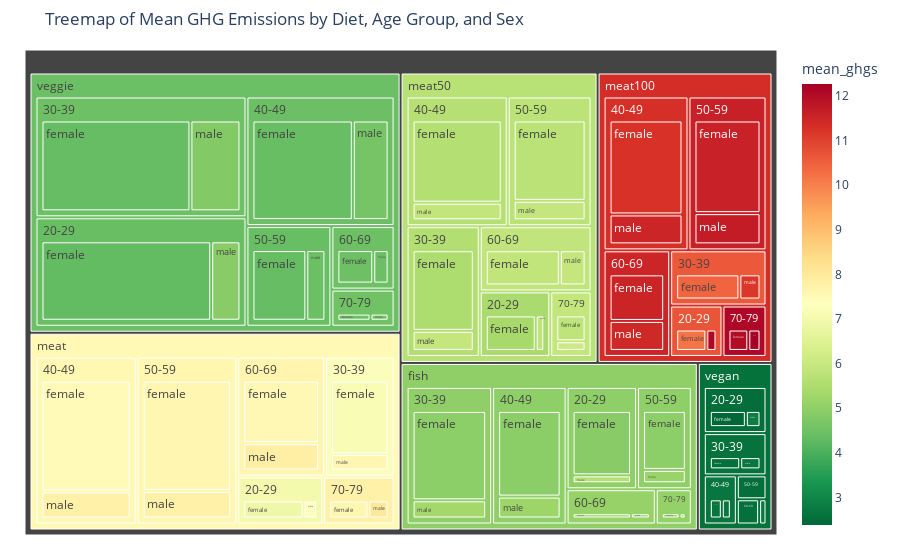

Notebook code for this chart:
### Code cell
# group by diet, age, sex
agg_df = df.groupby(["diet_group", "age_group", "sex"]).agg({
    "mean_ghgs": "mean",
    "mean_land": "mean",
    "n_participants": "mean"
}).reset_index()

agg_df["path"] = agg_df.apply(lambda x: [x["diet_group"], x["age_group"], x["sex"]], axis=1)

# create treemap: color -> GHG emission; size -> size of sample population
fig = px.treemap(
    agg_df,
    path=["diet_group", "age_group", "sex"],
    values="n_participants",
    color="mean_ghgs",
    color_continuous_scale="RdYlGn_r",
    title="Treemap of Mean GHG Emissions by Diet, Age Group, and Sex",
    hover_data={"mean_ghgs": True, "mean_land": True, "n_participants": True}
)

fig.update_layout(margin=dict(t=50, l=25, r=25, b=25))
fig.show()

### Figure 1 — Plotly figure (JSON) as saved in the notebook; plotly's stock layout.template omitted (floating-point values rounded to 4 significant figures; data arrays with more than 128 entries replaced by an {"elided": "..."} marker saying what was removed)
{"data": [{"branchvalues": "total", "customdata": {"elided": "114x3 mixed values"}, "domain": {"x": [0, 1], "y": [0, 1]}, "hovertemplate": "labels=%{label}<br>n_participants=%{customdata[2]}<br>parent=%{parent}<br>id=%{id}<br>mean_ghgs=%{color}<br>mean_land=%{customdata[1]}<extra></extra>", "ids": ["fish/20-29/female", "meat/20-29/female", "meat100/20-29/female", "meat50/20-29/female", "vegan/20-29/female", "veggie/20-29/female", "fish/30-39/female", "meat/30-39/female", "meat100/30-39/female", "meat50/30-39/female", "vegan/30-39/female", "veggie/30-39/female", "fish/40-49/female", "meat/40-49/female", "meat100/40-49/female", "meat50/40-49/female", "vegan/40-49/female", "veggie/40-49/female", "fish/50-59/female", "meat/50-59/female", "meat100/50-59/female", "meat50/50-59/female", "vegan/50-59/female", "veggie/50-59/female", "fish/60-69/female", "meat/60-69/female", "meat100/60-69/female", "meat50/60-69/female", "vegan/60-69/female", "veggie/60-69/female", "fish/70-79/female", "meat/70-79/female", "meat100/70-79/female", "meat50/70-79/female", "vegan/70-79/female", "veggie/70-79/female", "fish/20-29/male", "meat/20-29/male", "meat100/20-29/male", "meat50/20-29/male", "vegan/20-29/male", "veggie/20-29/male", "fish/30-39/male", "meat/30-39/male", "meat100/30-39/male", "meat50/30-39/male", "vegan/30-39/male", "veggie/30-39/male", "fish/40-49/male", "meat/40-49/male", "meat100/40-49/male", "meat50/40-49/male", "vegan/40-49/male", "veggie/40-49/male", "fish/50-59/male", "meat/50-59/male", "meat100/50-59/male", "meat50/50-59/male", "vegan/50-59/male", "veggie/50-59/male", "fish/60-69/male", "meat/60-69/male", "meat100/60-69/male", "meat50/60-69/male", "vegan/60-69/male", "veggie/60-69/male", "fish/70-79/male", "meat/70-79/male", "meat100/70-79/male", "meat50/70-79/male", "vegan/70-79/male", "veggie/70-79/male", "fish/20-29", "meat/20-29", "meat100/20-29", "meat50/20-29", "vegan/20-29", "veggie/20-29", "fish/30-39", "meat/30-39", "meat100/30-39", "meat50/30-39", "vegan/30-39", "veggie/30-39", "fish/40-49", "meat/40-49", "meat100/40-49", "meat50/40-49", "vegan/40-49", "veggie/40-49", "fish/50-59", "meat/50-59", "meat100/50-59", "meat50/50-59", "vegan/50-59", "veggie/50-59", "fish/60-69", "meat/60-69", "meat100/60-69", "meat50/60-69", "vegan/60-69", "veggie/60-69", "fish/70-79", "meat/70-79", "meat100/70-79", "meat50/70-79", "vegan/70-79", "veggie/70-79", "fish", "meat", "meat100", "meat50", "vegan", "veggie"], "labels": ["female", "female", "female", "female", "female", "female", "female", "female", "female", "female", "female", "female", "female", "female", "female", "female", "female", "female", "female", "female", "female", "female", "female", "female", "female", "female", "female", "female", "female", "female", "female", "female", "female", "female", "female", "female", "male", "male", "male", "male", "male", "male", "male", "male", "male", "male", "male", "male", "male", "male", "male", "male", "male", "male", "male", "male", "male", "male", "male", "male", "male", "male", "male", "male", "male", "male", "male", "male", "male", "male", "male", "male", "20-29", "20-29", "20-29", "20-29", "20-29", "20-29", "30-39", "30-39", "30-39", "30-39", "30-39", "30-39", "40-49", "40-49", "40-49", "40-49", "40-49", "40-49", "50-59", "50-59", "50-59", "50-59", "50-59", "50-59", "60-69", "60-69", "60-69", "60-69", "60-69", "60-69", "70-79", "70-79", "70-79", "70-79", "70-79", "70-79", "fish", "meat", "meat100", "meat50", "vegan", "veggie"], "marker": {"coloraxis": "coloraxis", "colors": [4.903, 6.913, 10.19, 5.386, 2.383, 4.32, 4.943, 7.136, 10.42, 5.489, 2.54, 4.368, 4.927, 7.484, 11.24, 5.605, 2.658, 4.387, 4.944, 7.586, 11.57, 5.744, 2.52, 4.37, 5.104, 7.541, 11.52, 5.862, 2.634, 4.472, 4.991, 7.611, 11.99, 5.836, 2.84, 4.473, 5.66, 7.387, 12.1, 5.843, 2.843, 4.9, 5.327, 7.595, 11.18, 5.923, 2.698, 4.808, 5.202, 7.782, 11.49, 5.899, 2.694, 4.61, 5.142, 7.753, 11.68, 5.933, 2.525, 4.455, 5.154, 7.836, 11.45, 5.922, 2.427, 4.445, 5.304, 8.024, 12.26, 6.126, 2.588, 4.612, 4.986, 7.001, 10.67, 5.453, 2.516, 4.405, 5.008, 7.22, 10.61, 5.576, 2.604, 4.478, 4.983, 7.543, 11.3, 5.657, 2.673, 4.445, 4.981, 7.619, 11.6, 5.781, 2.522, 4.393, 5.116, 7.631, 11.49, 5.877, 2.553, 4.464, 5.072, 7.751, 12.09, 5.915, 2.731, 4.523, 5.004, 7.51, 11.33, 5.697, 2.58, 4.442]}, "name": "", "parents": ["fish/20-29", "meat/20-29", "meat100/20-29", "meat50/20-29", "vegan/20-29", "veggie/20-29", "fish/30-39", "meat/30-39", "meat100/30-39", "meat50/30-39", "vegan/30-39", "veggie/30-39", "fish/40-49", "meat/40-49", "meat100/40-49", "meat50/40-49", "vegan/40-49", "veggie/40-49", "fish/50-59", "meat/50-59", "meat100/50-59", "meat50/50-59", "vegan/50-59", "veggie/50-59", "fish/60-69", "meat/60-69", "meat100/60-69", "meat50/60-69", "vegan/60-69", "veggie/60-69", "fish/70-79", "meat/70-79", "meat100/70-79", "meat50/70-79", "vegan/70-79", "veggie/70-79", "fish/20-29", "meat/20-29", "meat100/20-29", "meat50/20-29", "vegan/20-29", "veggie/20-29", "fish/30-39", "meat/30-39", "meat100/30-39", "meat50/30-39", "vegan/30-39", "veggie/30-39", "fish/40-49", "meat/40-49", "meat100/40-49", "meat50/40-49", "vegan/40-49", "veggie/40-49", "fish/50-59", "meat/50-59", "meat100/50-59", "meat50/50-59", "vegan/50-59", "veggie/50-59", "fish/60-69", "meat/60-69", "meat100/60-69", "meat50/60-69", "vegan/60-69", "veggie/60-69", "fish/70-79", "meat/70-79", "meat100/70-79", "meat50/70-79", "vegan/70-79", "veggie/70-79", "fish", "meat", "meat100", "meat50", "vegan", "veggie", "fish", "meat", "meat100", "meat50", "vegan", "veggie", "fish", "meat", "meat100", "meat50", "vegan", "veggie", "fish", "meat", "meat100", "meat50", "vegan", "veggie", "fish", "meat", "meat100", "meat50", "vegan", "veggie", "fish", "meat", "meat100", "meat50", "vegan", "veggie", "", "", "", "", "", ""], "type": "treemap", "values": [1329, 669, 393, 764, 487, 3752, 2024, 1350, 778, 1483, 376, 3634, 1689, 2710, 1935, 2093, 219, 2696, 946, 2682, 1753, 1698, 106, 1203, 492, 1456, 843, 1047, 81, 536, 195, 450, 274, 381, 25, 289, 163, 151, 132, 131, 198, 646, 412, 304, 260, 370, 251, 1221, 432, 663, 616, 448, 165, 961, 214, 671, 591, 410, 62, 426, 159, 634, 543, 364, 52, 229, 68, 231, 168, 143, 19, 158, 1492, 820, 525, 895, 685, 4398, 2436, 1654, 1038, 1853, 627, 4855, 2121, 3373, 2551, 2541, 384, 3657, 1160, 3353, 2344, 2108, 168, 1629, 651, 2090, 1386, 1411, 133, 765, 263, 681, 442, 524, 44, 447, 8123, 11971, 8286, 9332, 2041, 15751]}], "layout": {"coloraxis": {"colorbar": {"title": {"text": "mean_ghgs"}}, "colorscale": [[0, "rgb(0,104,55)"], [0.1, "rgb(26,152,80)"], [0.2, "rgb(102,189,99)"], [0.3, "rgb(166,217,106)"], [0.4, "rgb(217,239,139)"], [0.5, "rgb(255,255,191)"], [0.6, "rgb(254,224,139)"], [0.7, "rgb(253,174,97)"], [0.8, "rgb(244,109,67)"], [0.9, "rgb(215,48,39)"], [1, "rgb(165,0,38)"]]}, "legend": {"tracegroupgap": 0}, "margin": {"b": 25, "l": 25, "r": 25, "t": 50}, "title": {"text": "Treemap of Mean GHG Emissions by Diet, Age Group, and Sex"}}}
